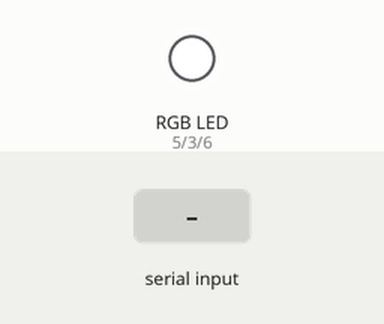
Bench run of a sketch on a simulated Arduino Uno, built with avr-gcc and run on an emulated ATmega328P. Shown: an RGB LED mixed from three pins (HIGH = lit). The test bench sets the inputs (shaded band). Dim RGB values are drawn brighter than linear; random numbers use the default seed unless the sketch sets one; EEPROM starts erased; what the sketch prints to the serial monitor is not drawn.

Above: at 1.2 s.
1.3 s: "s" received over Serial
At 1.66 s:
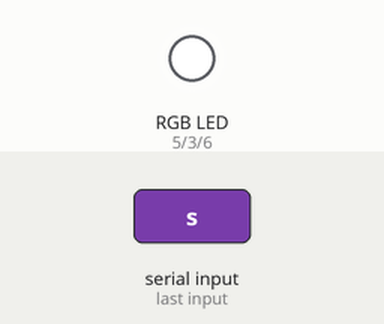
4.3 s: "y" received over Serial
5.8 s: "g" received over Serial
At 6.6 s:
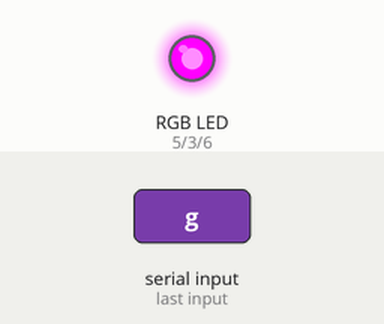
7.3 s: "b" received over Serial
At 7.9 s:
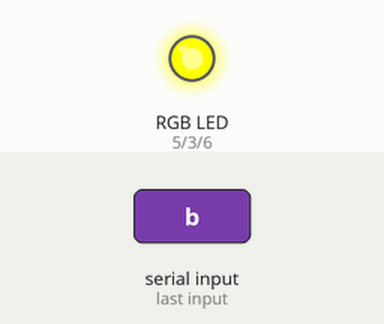
8.9 s: "p" received over Serial
At 10.1 s:
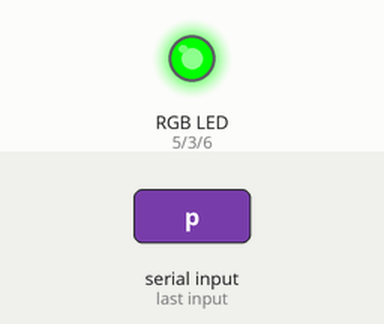
10.4 s: "w" received over Serial
At 11.6 s:
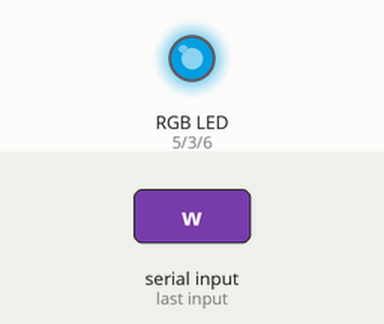
Timing chart, 0 to 12.9 s (numbered marks = the images above; inputs shaded):
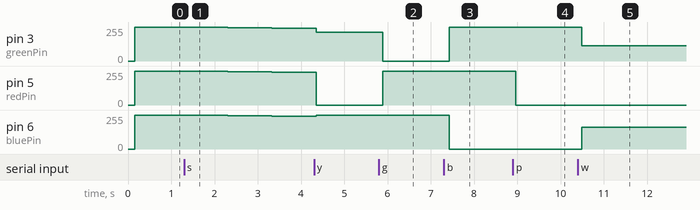

The sketch:

rgb-serial-controller.ino
```cpp
#include <EEPROM.h>

int bluePin = 6;
int greenPin = 3;
int redPin = 5;

int wait = 10;
const int address = 0;
int mode = 0;
bool isOpen = false;
unsigned long lastUpdate = 0;

typedef struct {
    int red;
    int green;
    int blue;
} rgb_t;

#define YELLOW (rgb_t){255, 40, 0}
#define BLUE (rgb_t){0, 0, 255}
#define RED (rgb_t){255, 0, 0}
#define GREEN (rgb_t){0, 255, 0}
#define WHITE (rgb_t){255, 140, 90}
#define ORANGE (rgb_t){255, 20, 2}
#define PURPLE (rgb_t){255, 0, 255}

#define VALUE_MAX 255
#define VALUE_MIN 0

#define COLORNUM 7
const rgb_t possibleColors[COLORNUM] = {YELLOW, BLUE, RED, GREEN, WHITE, ORANGE, PURPLE};

rgb_t strobeTarget = WHITE;

rgb_t rgb = {0, 0, 0};

void update(rgb_t* ptr) {
  analogWrite(redPin, 255 - ptr->red);
  analogWrite(greenPin, 255 - ptr->green);
  analogWrite(bluePin, 255 - ptr->blue);
}

void setRGB(rgb_t* ptr, rgb_t newrgb) {
  ptr->blue = newrgb.blue;
  ptr->green = newrgb.green;
  ptr->red = newrgb.red;
}

void adjustRGB(rgb_t* ptr, int mode) {
  switch (mode) {
  case 'y':
    setRGB(ptr, YELLOW);
    break;
  case 'o':
    setRGB(ptr, ORANGE);
    break;
  case 'r':
    setRGB(ptr, RED);
    break;
  case 'g':
    setRGB(ptr, GREEN);
    break;
  case 'b':
    setRGB(ptr, BLUE);
    break;
  case 'p':
    setRGB(ptr, PURPLE);
    break;
  case 'w':
    setRGB(ptr, WHITE);
    break;
  case 's':
    if (isrgbEqual(ptr, &strobeTarget)) {
      strobeTarget = possibleColors[random(COLORNUM)];
    } else {
      rgbStep(ptr, &strobeTarget);
    }
    break;
  }
}

void updateMode(int* ptr, int newMode, int adr) {
  *ptr = newMode;
  EEPROM.write(adr, *ptr);
}

void updateWait(int* ptr, int adr) {
  if (*ptr > 10000) {
    *ptr = 10000;
  } else {
    EEPROM.write(adr, *ptr);
    Serial.println("Speed: " + String(10000/(wait + 1)));
  }
}

bool isrgbEqual(rgb_t* rgb1, rgb_t* rgb2) {
  bool equal = true;
  if (rgb1->blue != rgb2->blue) { equal = false; }
  if (rgb1->red != rgb2->red) { equal = false; }
  if (rgb1->green != rgb2->green) { equal = false; }
  return equal;
}

// For debugging
//void printRgb(rgb_t* currRgb) {
//  Serial.print("rgb: ");
//  Serial.print(currRgb->blue);
//  Serial.print(currRgb->red);
//  Serial.println(currRgb->green);
//}

void rgbStep(rgb_t* currentRgb, rgb_t* targetRgb) {
  colorStep(&(currentRgb->red), targetRgb->red);
  colorStep(&(currentRgb->green), targetRgb->green);
  colorStep(&(currentRgb->blue), targetRgb->blue);
}

void colorStep(int* color, int target) {
  if (*color != target) {
    if (abs(*color - target) > 5 && wait < 100) {
      // wait < 100 prevents rgb color brightness from 'jumping' at higher wait times
      *color += *color > target ? -5 : 5;
    } else {
      *color += *color > target ? -1 : 1;
    }

  }
  if (*color < VALUE_MIN) *color = VALUE_MIN;
  if (*color > VALUE_MAX) *color = VALUE_MAX;
}

void setup() {
  pinMode(bluePin, OUTPUT);
  pinMode(greenPin, OUTPUT);
  pinMode(redPin, OUTPUT);
  mode = EEPROM.read(address);
  wait = EEPROM.read(address + sizeof(int));
  Serial.begin(9600);
}

void loop() {
  //Print instructions to serial port
  if (Serial && !isOpen) {
    delay(100);
    isOpen = true;
    Serial.println("Welcome to RGB Utility V1.0");
    Serial.println("---------------------------");
    Serial.println("Colors: y, o, g, r, p, b, w");
    Serial.println("Modes: s");
    Serial.println("Commands (for s): u, d");
  } else if (isOpen && !Serial) {
    isOpen = false;
  }

  if (Serial.available() > 0 && Serial) {
    char newMode = Serial.read();
    if (newMode >= 'a') {
      if (newMode == 'u') {
        wait -= ceil(wait / 2);
        updateWait(&wait, address + sizeof(int));
      } else if ( newMode == 'd' ) {
        wait += wait + 1;
        updateWait(&wait, address + sizeof(int));
      } else {
        updateMode(&mode, newMode, address);
      }
    }
  }

  if (lastUpdate < (millis() - wait)) {
    lastUpdate = millis();
    adjustRGB(&rgb, mode);
    update(&rgb);
  }
}
```

Measured:
- after the input at 1.3 s, pin 3 (greenPin), pin 5 (redPin), pin 6 (bluePin): moves from 255/255 to 244/255 over 2.6 s, starting after 0.24 s
- after the input at 5.8 s, pin 3 (greenPin): 215/255 → 0/255 after 0.09 s; pin 5 (redPin): 0/255 → 255/255 after 0.09 s
- after the input at 7.3 s, pin 3 (greenPin): 0/255 → 255/255 after 0.12 s; pin 6 (bluePin): 255/255 → 0/255 after 0.12 s
- after the input at 8.9 s, pin 5 (redPin): 255/255 → 0/255 after 0.06 s
- after the input at 10.4 s, pin 3 (greenPin): 255/255 → 115/255 after 0.10 s; pin 6 (bluePin): 0/255 → 165/255 after 0.10 s
